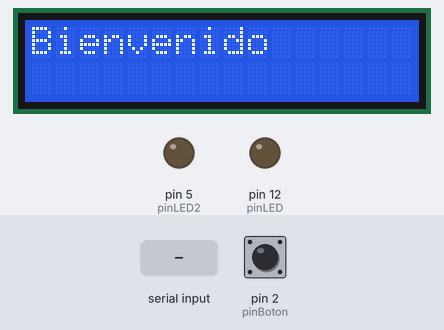
The sketch below on a simulated Arduino Uno, built with avr-gcc and run on an emulated ATmega328P. On the bench: 16×2 character LCD, output pins drawn as LEDs (lit = HIGH). The inputs (shaded band) are chosen by the test bench; at power-on: pin 2 (pinBoton) HIGH. What the sketch prints to the serial monitor is not drawn.

Above: at 0.1 s.
3.3 s: pin 2 (pinBoton) pulled LOW for 0.15 s
At 4.0 s:
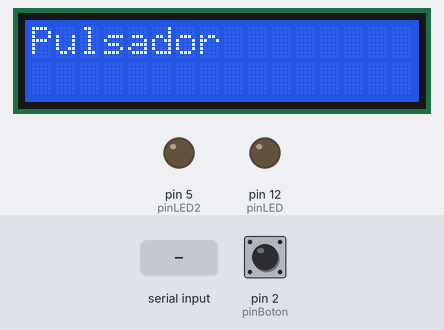
6.4 s: "A\n" received over Serial
At 7.7 s:
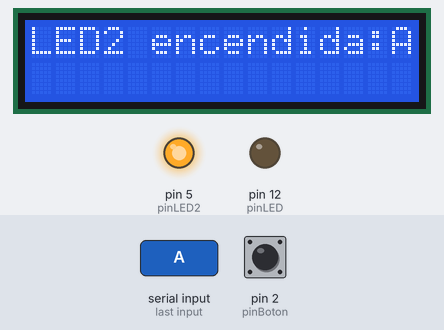
9.4 s: "B\n" received over the second serial link
At 9.9 s:
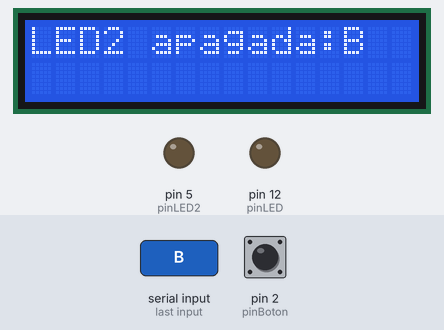
12.4 s: "1\n" received over Serial
At 13.5 s:
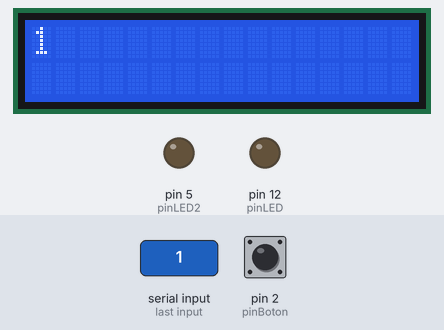
15.4 s: "0\n" received over the second serial link
At 15.8 s:
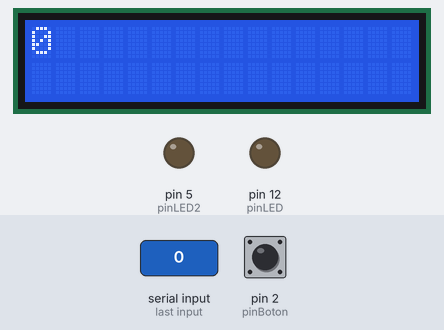
18.4 s: "A\n" received over the second serial link
At 21.0 s:
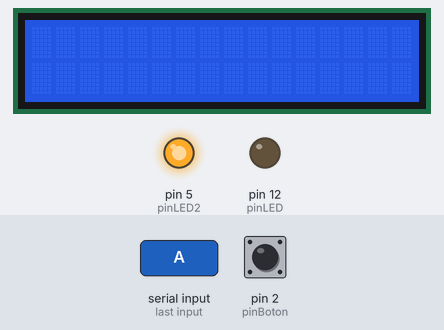
Timing chart, 0 to 22.4 s (numbered marks = the images above; inputs shaded):
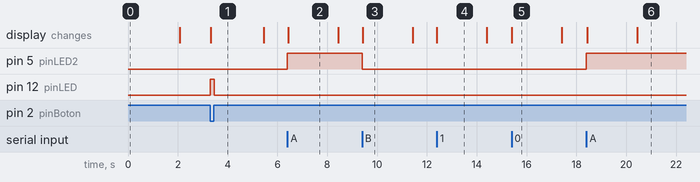

Measured:
- after the input at 3.3 s, pin 12 (pinLED): LOW → HIGH at once, → LOW 0.15 s later; the display: changes at once (image 1)
- after the input at 6.4 s, pin 5 (pinLED2): LOW → HIGH at once; the display: changes at once (image 2)
- after the input at 9.4 s, pin 5 (pinLED2): HIGH → LOW at once; the display: changes at once (image 3)
- after the input at 12.4 s, the display: changes at once (image 4)
- after the input at 15.4 s, the display: changes at once (image 5)
- after the input at 18.4 s, pin 5 (pinLED2): LOW → HIGH at once; the display: first changes at once (image 6 shows a later state)
- what the display in image 2 shows lasts 2.0 s, from 6.4 s to 8.4 s

The sketch:

ProyectoBluetoothSerialLcdHC05.ino
```cpp
#include <LiquidCrystal_I2C.h>
#include <SoftwareSerial.h>
#include <Wire.h>

SoftwareSerial BT(10, 11);
LiquidCrystal_I2C lcd(0x27,16,2);

const int pinLED2 =5;
const int pinBoton = 2;
const int pinLED = 12;
unsigned long tiempoUltimoPulsador = 0;
const int tiempoEspera = 2000;  // 2000 milisegundos (2 segundos)
void setup() {

  lcd.init();
  lcd.backlight();
  lcd.setCursor(0, 0);
  BT.begin(9600);
  Serial.begin(9600);
  Serial.println("Conexion exitosa");
  lcd.print("Bienvenido");
  delay(2000);
  lcd.clear();
  pinMode(pinLED, OUTPUT);
  pinMode(pinLED2, OUTPUT);
  pinMode(pinBoton, INPUT_PULLUP);
}

void loop() {
  // Verificar si el botón está presionado
  if (digitalRead(pinBoton) == LOW) {
    lcd.clear();
    lcd.print("Pulsador");
    Serial.println("Boton Presionado");
    tiempoUltimoPulsador = millis();

    // Encender el LED cuando se presiona el botón
    digitalWrite(pinLED, HIGH);

    // Enviar mensaje por Bluetooth
    BT.println("Boton");
  } else {
    // Apagar el LED si el botón no está presionado
    digitalWrite(pinLED, LOW);
  }

  // Verificar si hay datos disponibles por Bluetooth
  if (BT.available()) {
  String receivedMessage = "";  // Cadena para almacenar el mensaje recibido

  // Leer caracteres hasta que no haya más datos disponibles o hasta que llegue un carácter de nueva línea ('\n')
  while (BT.available()) {
    // Controlar el LED según el mensaje recibido
    if (receivedMessage == "A") {

      digitalWrite(pinLED2, HIGH);
      lcd.print("LED2 encendida:");
      BT.println("LED2 encendida BT");
    } else if (receivedMessage == "B") {
      digitalWrite(pinLED2, LOW);   // Apagar el LED
      lcd.print("LED2 apagada:");
      BT.println("LED2 apagada BT");
    }
    char receivedChar = BT.read();
    if (receivedChar == '\n') {
      break;  // Romper el bucle al encontrar el carácter de nueva línea
    }
    receivedMessage += receivedChar;
  }
    lcd.print(receivedMessage);
    delay(2000);  // Esperar 2 segundos antes de borrar el mensaje
    lcd.clear();
  }

  // Verificar si ha pasado el tiempo de espera desde el último pulsador
  if (millis() - tiempoUltimoPulsador >= tiempoEspera) {
    lcd.clear();
  }

if (Serial.available()) {
    String Message = "";  // Cadena para almacenar el mensaje recibido

    // Leer caracteres hasta que no haya más datos disponibles o hasta que llegue un carácter de nueva línea ('\n')
    while (Serial.available()) {
        // Leer un carácter como cadena
        String receivedChar = Serial.readStringUntil('\n');

        // Controlar el LED según el mensaje recibido
        if (receivedChar == "A") {
            digitalWrite(pinLED2, HIGH);
            lcd.print("LED2 encendida:");
            BT.println("LED2 encendida S");
        } else if (receivedChar == "B") {
            digitalWrite(pinLED2, LOW);   // Apagar el LED
            lcd.print("LED2 apagada:");
            BT.println("LED2 apagada S");
        }

        // Agregar el carácter al mensaje
        Message += receivedChar;
    }

    lcd.print(Message);
    delay(2000);  // Esperar 2 segundos antes de borrar el mensaje
    lcd.clear();
}
}
```
